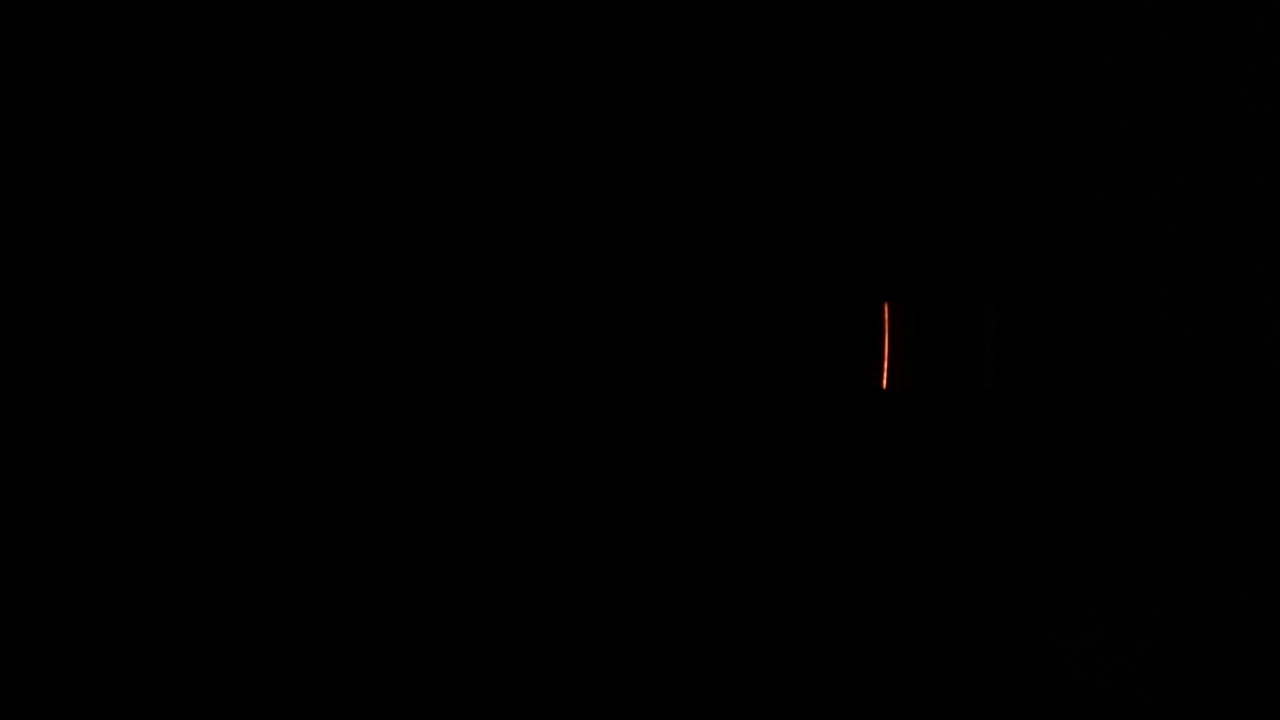
#> input picture FYP_Code/FYP/Data/632laser.jpg, 3840 x 2160 px, found by its file name (shown at 1/3 size)
$ python read_pic_analysis_v2.py
#> lines starting #> are read from the running program, lines starting #| are printed output that depends on the picture
import cv2
import numpy as np
import matplotlib.pyplot as plt
import matplotlib.colors


def wavelength_to_rgb(wavelength, gamma=0.8):
    ''' taken from http://www.noah.org/wiki/Wavelength_to_RGB_in_Python
    This converts a given wavelength of light to an
    approximate RGB color value. The wavelength must be given
    in nanometers in the range from 380 nm through 750 nm
    (789 THz through 400 THz).

    Based on code by Dan Bruton
    http://www.physics.sfasu.edu/astro/color/spectra.html
    Additionally alpha value set to 0.5 outside range
    '''
    wavelength = float(wavelength)
    if wavelength >= 380 and wavelength <= 750:
        A = 1.
    else:
        A = 0.5
    if wavelength < 380:
        wavelength = 380.
    if wavelength > 750:
        wavelength = 750.
    if wavelength >= 380 and wavelength <= 440:
        attenuation = 0.3 + 0.7 * (wavelength - 380) / (440 - 380)
        R = ((-(wavelength - 440) / (440 - 380)) * attenuation)**gamma
        G = 0.0
        B = (1.0 * attenuation)**gamma
    elif wavelength >= 440 and wavelength <= 490:
        R = 0.0
        G = ((wavelength - 440) / (490 - 440))**gamma
        B = 1.0
    elif wavelength >= 490 and wavelength <= 510:
        R = 0.0
        G = 1.0
        B = (-(wavelength - 510) / (510 - 490))**gamma
    elif wavelength >= 510 and wavelength <= 580:
        R = ((wavelength - 510) / (580 - 510))**gamma
        G = 1.0
        B = 0.0
    elif wavelength >= 580 and wavelength <= 645:
        R = 1.0
        G = (-(wavelength - 645) / (645 - 580))**gamma
        B = 0.0
    elif wavelength >= 645 and wavelength <= 750:
        attenuation = 0.3 + 0.7 * (750 - wavelength) / (750 - 645)
        R = (1.0 * attenuation)**gamma
        G = 0.0
        B = 0.0
    else:
        R = 0.0
        G = 0.0
        B = 0.0
    return (R, G, B, A)


def linear(u):
    if u < 0.04045:
        gamma = 25 * u / 323
    else:
        gamma = pow(((200 * u + 11) / 211), (12 / 5))
    return gamma


def plot_spectrum(x_1, y_1):
    clim = (350, 780)
    norm = plt.Normalize(*clim)
    wl = np.arange(clim[0], clim[1] + 1, 2)
    colorlist = list(zip(norm(wl), [wavelength_to_rgb(w) for w in wl]))
    spectralmap = matplotlib.colors.LinearSegmentedColormap.from_list(
        "spectrum", colorlist)

    _, _ = plt.subplots(1, 1, figsize=(8, 4), tight_layout=True)

    wavelengths = np.linspace(270, 1000, 1000)

    plt.plot(x_1, y_1, color='darkred')
    y_max = np.max(y_1) + 0.1

    y = np.linspace(0, y_max, 100)
    X, _ = np.meshgrid(wavelengths, y)

    extent = (np.min(wavelengths), np.max(wavelengths), np.min(y), np.max(y))
    plt.imshow(X, clim=clim, extent=extent, cmap=spectralmap, aspect='auto')
    plt.xlabel('Wavelength (nm)')
    plt.ylabel('Relative Luminance')

    plt.fill_between(x_1, y_1, y_max, color='w')
    plt.savefig('WavelengthColors.png', dpi=200)

    plt.show()


img = cv2.imread("./FYP/Data/632laser.jpg")
#> img is the input picture: shape (2160, 3840, 3); mean B, G, R 0.2, 0.2, 0.3
col, row, a = img.shape
#> col = 2160; row = 3840; a = 3
col2 = 1080
img2 = img.astype(float)[col2, :, :]

for x in range(row):
    for y in range(a):
        img2[x, y] = linear(img2[x, y] / 255)

convert_XYZ = np.array([[0.4124, 0.3576, 0.1805], [0.2126, 0.7152, 0.0722],
                        [0.0193, 0.1192, 0.9505]])
#> convert_XYZ = [[0.412, 0.358, 0.18], [0.213, 0.715, 0.0722], [0.0193, 0.119, 0.951]]

XYZ = np.dot(convert_XYZ, np.fliplr(img2).T)

sensor_w = 6.4
F_L2 = 4.784575119803315
phi = 0.942087992419107
alpha = 0
d = 1000
k = 1
pixel_w = sensor_w / row
#> pixel_w = 0.00167
x = np.arange(0, row)
#> x = 3840 values from 0 to 3839
x_1 = (np.sin((x - (row / 2)) * pixel_w / F_L2 + phi) + np.sin(alpha)) * d / k
Y_1 = np.flipud(XYZ[1, :])
#> Y_1 = 3840 values, max 0.343 at index 1182, min 0 at index 328, mean 0.00062

plot_spectrum(x_1, Y_1)
#> in plot_spectrum, `y_max = np.max(y_1) + 0.1`: y_max = 0.443
#> in plot_spectrum, `plt.savefig('WavelengthColors.png', dpi=200)`:
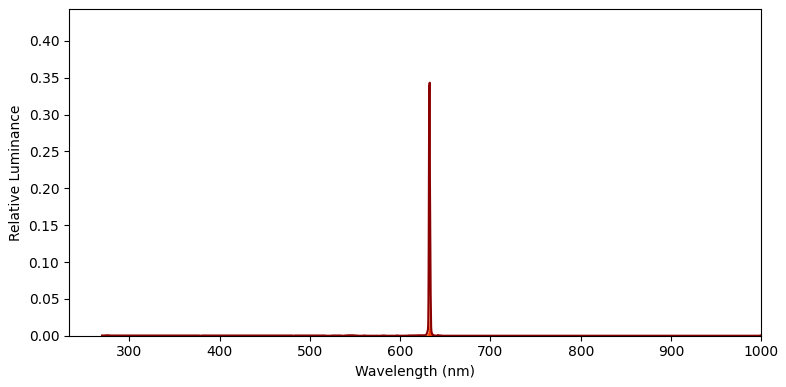
#> figure drawn by matplotlib, 1 panel

$ run again, with FYP_Code/FYP/Data/532laser.jpg copied over FYP_Code/FYP/Data/632laser.jpg
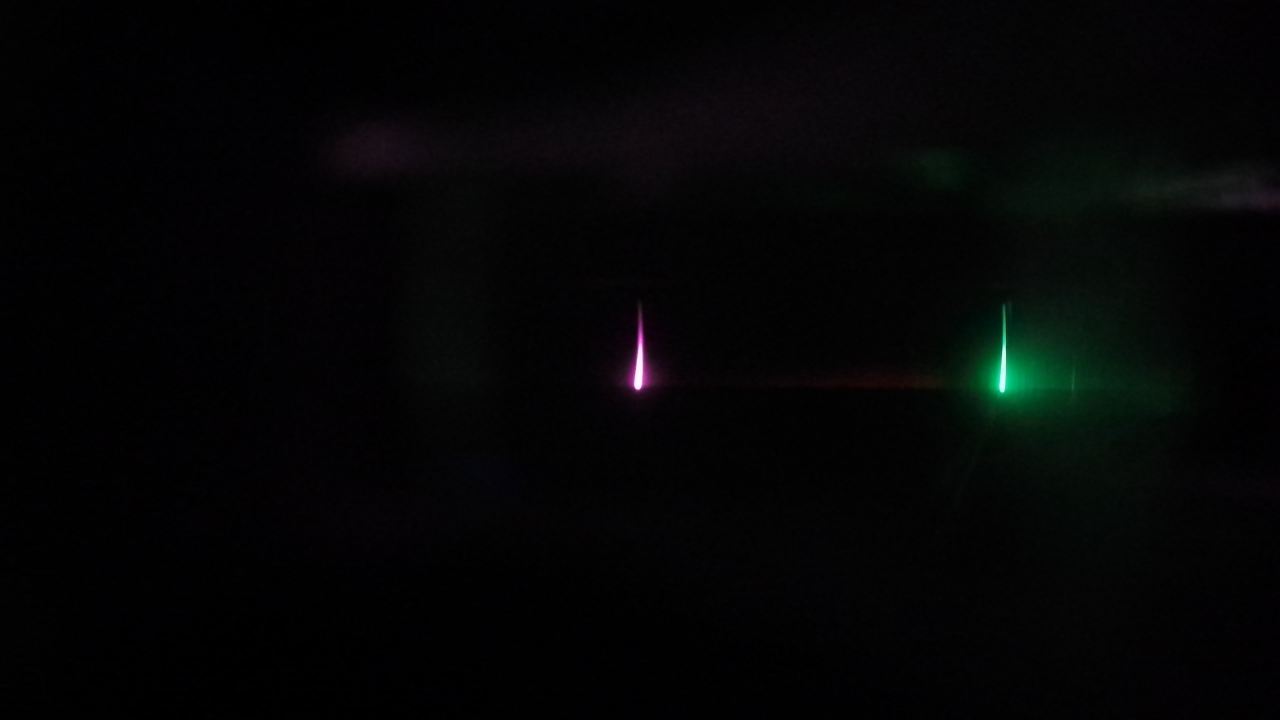
#> input picture FYP_Code/FYP/Data/532laser.jpg, 3840 x 2160 px, found by its file name (shown at 1/3 size)
#> img is the input picture: shape (2160, 3840, 3); mean B, G, R 5.1, 4.9, 4
#> the loop `for x in range(row):` made 3840 passes
#> convert_XYZ = [[0.412, 0.358, 0.18], [0.213, 0.715, 0.0722], [0.0193, 0.119, 0.951]]
#> Y_1 = 3840 values, max 0.903 at index 827, min 0 at index 32, mean 0.0147
#> y_max = 1
#> in plot_spectrum, `plt.savefig('WavelengthColors.png', dpi=200)`:
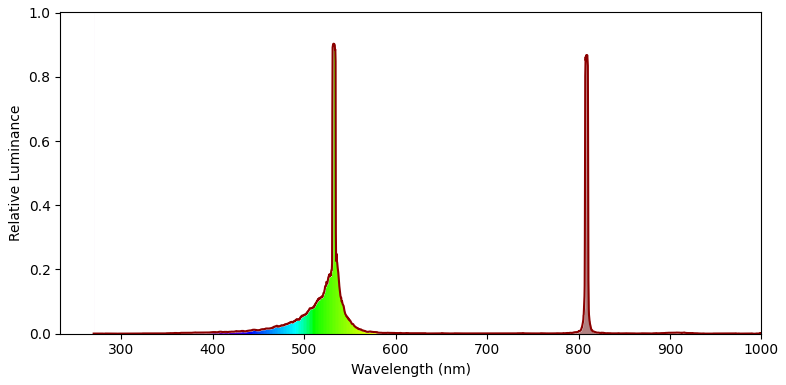
#> figure drawn by matplotlib, 1 panel

$ run again, with FYP_Code/FYP/Data/FL.jpg copied over FYP_Code/FYP/Data/632laser.jpg
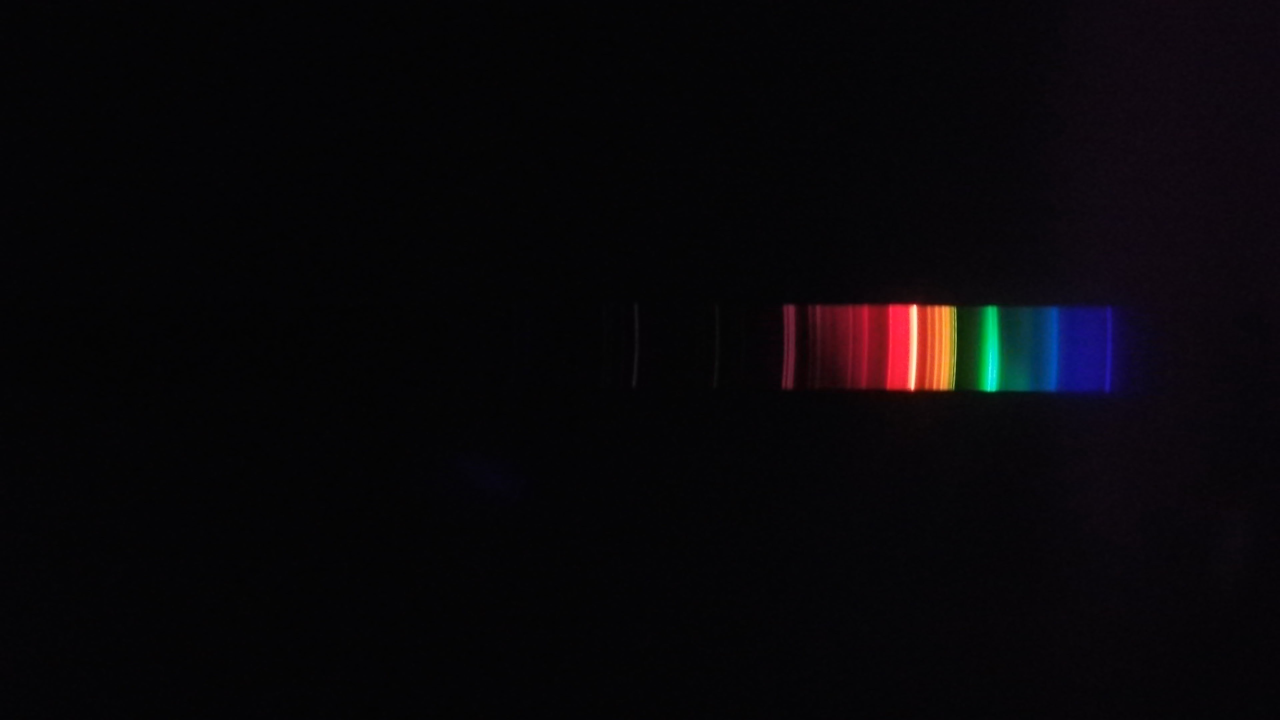
#> input picture FYP_Code/FYP/Data/FL.jpg, 3840 x 2160 px, found by its file name (shown at 1/3 size)
#> img is the input picture: shape (2160, 3840, 3); mean B, G, R 9.4, 6.5, 8.4
#> the loop `for x in range(row):` made 3840 passes
#> convert_XYZ = [[0.412, 0.358, 0.18], [0.213, 0.715, 0.0722], [0.0193, 0.119, 0.951]]
#> Y_1 = 3840 values, max 0.873 at index 1098, min 0.000607 at index 2200, mean 0.0314
#> y_max = 0.973
#> in plot_spectrum, `plt.savefig('WavelengthColors.png', dpi=200)`:
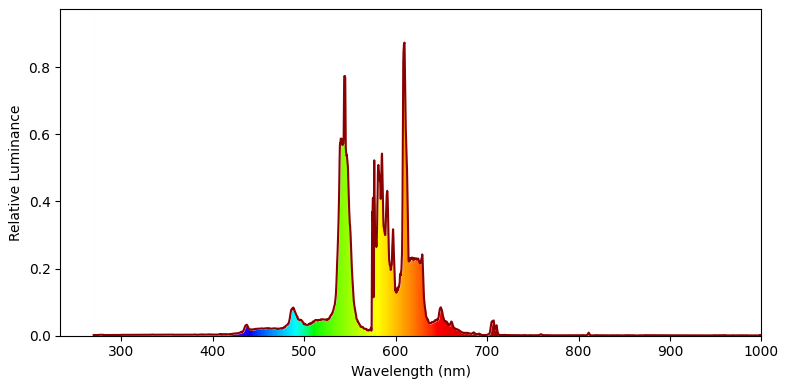
#> figure drawn by matplotlib, 1 panel
